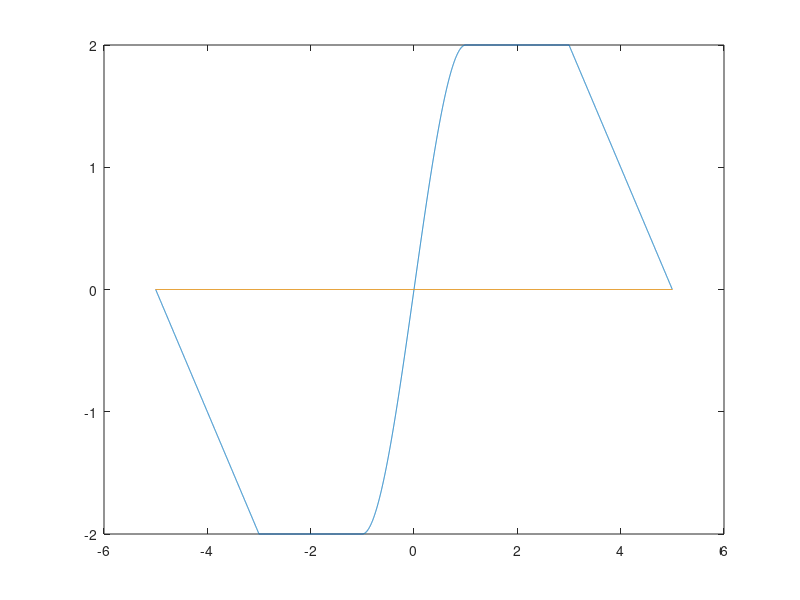

This figure's MATLAB source:
% Programa da quarta questao do trabalho de sinais e sistemas
% 2022.2

% Intervalos
dt=0.001;
T0 = 10;
w0 = 2*pi/T0;

% Dados basicos
t1=-5:dt:-3-dt; x1=-t1-5;
t2=-3:dt:-1-dt; x2=0*t2-2;
t3=-1:dt:1-dt; x3=-t3.^3+3*t3;
t4=1:dt:3-dt; x4=0*t4+2;
t5=3:dt:5-dt; x5=-t5+5;

% Concatenando e plotando
t=[t1 t2 t3 t4 t5]; x=[x1 x2 x3 x4 x5];
%plot(t, x, "-", "linewidth", 3)
%title("Grafico de x(t) por t", "fontsize", 20)
%xlabel("t", "fontsize", 18)
%ylabel("x(t)", "fontsize", 18)
%print plot4a.jpg

% Encontrando a potencia total P
Ptotal = sum(abs(x).^2*dt)/T0;

% Encontrando os Xk para k pertence a [-10 10]
xk0 = sum(x.*exp(-i*0*w0.*t)*dt)/T0;
xk1 = sum(x.*exp(-i*1*w0.*t)*dt)/T0;
xk2 = sum(x.*exp(-i*2*w0.*t)*dt)/T0;
xk3 = sum(x.*exp(-i*3*w0.*t)*dt)/T0;
xk4 = sum(x.*exp(-i*4*w0.*t)*dt)/T0;
xk5 = sum(x.*exp(-i*5*w0.*t)*dt)/T0;
xk6 = sum(x.*exp(-i*6*w0.*t)*dt)/T0;
xk7 = sum(x.*exp(-i*7*w0.*t)*dt)/T0;
xk8 = sum(x.*exp(-i*8*w0.*t)*dt)/T0;
xk9 = sum(x.*exp(-i*9*w0.*t)*dt)/T0;
xk10 = sum(x.*exp(-i*10*w0.*t)*dt)/T0;

k = [-10:10];
magnitude = [abs(xk10) abs(xk9) abs(xk8) abs(xk7) abs(xk6) abs(xk5) abs(xk4) abs(xk3) abs(xk2) abs(xk1) abs(xk0) abs(xk1) abs(xk2) abs(xk3) abs(xk4) abs(xk5) abs(xk6) abs(xk7) abs(xk8) abs(xk9) abs(xk10)];
fase = [arg(xk10) arg(xk9) arg(xk8) arg(xk7) arg(xk6) arg(xk5) arg(xk4) arg(xk3) arg(xk2) arg(xk1) arg(xk0) arg(xk1) arg(xk2) arg(xk3) arg(xk4) arg(xk5) arg(xk6) arg(xk7) arg(xk8) arg(xk9) arg(xk10)];
%subplot(2,2,2)
%plot(k, magnitude, "*", "linewidth", 3)
%title("Grafico de magnitude", "fontsize", 20)
%xlabel("k", "fontsize", 18)
%ylabel("M", "fontsize", 18)
%print plot4dm.jpg

%subplot(2,2,3)
%plot(k, fase, "*", "linewidth", 3)
%title("Grafico de fase", "fontsize", 20)
%xlabel("k", "fontsize", 18)
%ylabel("F", "fontsize", 18)
%print plot4df.jpg

% Encontrando a potencia de cada Xk
P0 = abs(xk0)^2;
P1 = abs(xk1)^2;
P2 = abs(xk2)^2;
P3 = abs(xk3)^2;
P4 = abs(xk4)^2;
P5 = abs(xk5)^2;
P6 = abs(xk6)^2;
P7 = abs(xk7)^2;
P8 = abs(xk8)^2;
P9 = abs(xk9)^2;
P10 = abs(xk10)^2;

P = [P10 P9 P8 P7 P6 P5 P4 P3 P2 P1 P0 P1 P2 P3 P4 P5 P6 P7 P8 P9 P10];
%subplot(2,2,4)
%plot(k, P, "*", "linewidth", 3)
%title("Grafico da potencia", "fontsize", 20)
%xlabel("k", "fontsize", 18)
%ylabel("P", "fontsize", 18)
%print plot4dp.jpg

% Estimando a quantidade de harmonicos necessarios para reter 90% da potencia total
p = abs(sum(x.*exp(-i*0*w0.*t)*dt)/T0)^2/Ptotal;
harmonico = 1;
while (p < 0.9)
  p = p + 2*abs(sum(x.*exp(-i*harmonico*w0.*t)*dt)/T0)^2/Ptotal
  harmonico++
endwhile

a0 = xk0;
a1 = (xk1+conj(xk1));
a2 = (xk2+conj(xk2));
a3 = (xk3+conj(xk3));
a4 = (xk4+conj(xk4));
a5 = (xk5+conj(xk5));
a6 = (xk6+conj(xk6));
a7 = (xk7+conj(xk7));
a8 = (xk8+conj(xk8));
a9 = (xk9+conj(xk9));
a10 = (xk10+conj(xk10));

b0 = i*(xk0-conj(xk0));
b1 = i*(xk1-conj(xk1));
b2 = i*(xk2-conj(xk2));
b3 = i*(xk3-conj(xk3));
b4 = i*(xk4-conj(xk4));
b5 = i*(xk5-conj(xk5));
b6 = i*(xk6-conj(xk6));
b7 = i*(xk7-conj(xk7));
b8 = i*(xk8-conj(xk8));
b9 = i*(xk9-conj(xk9));
b10 = i*(xk10-conj(xk10));

% Tracando grafico de x(t) e aproximacoes
plot(t, x), hold on
f0 = xk0.*exp(i*0*w0.*t);
plot(t, f0), hold on
f1 = xk0.*exp(i*0*w0.*t) + xk1.*exp(i*1*w0.*t) + conj(xk1).*exp(i*1*w0.*t);
plot(t, f1)

